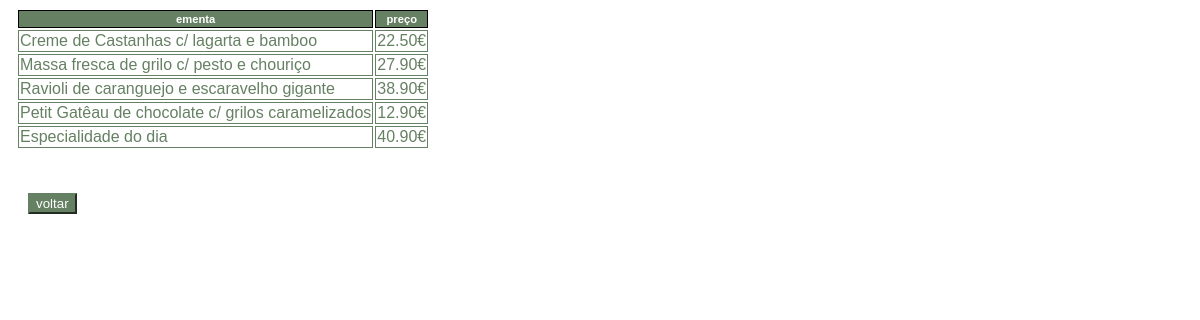
The app's page /php/menu_almoco.php with its own data.
### tables this page shows
CREATE TABLE `menu_almoco` (
  `ementa` text NOT NULL,
  `preço` varchar(6) NOT NULL,
  `id` int(11) NOT NULL
);

### php/menu_almoco.php (the view, shortened to what this page needs)
<html>
    <head>
    </head>
</html>
<?php
include("connect.php");
$sql = "SELECT * FROM menu_almoco";
$result = $conn->query($sql);
if ($result->num_rows > 0) {
  echo "<table><tr><th>ementa</th><th>preço</th></tr>";
  while($row = $result->fetch_assoc()) {
    echo "<tr><td>".$row["ementa"]."</td><td>".$row["preço"] . "</td></tr>";
  }
  echo "</table> <br> <button onclick=document.location='../admin2.html'>voltar</button>";
} else {
  echo "Sem resultados";
}
?>

### php/menu_almoco.php (style rules this page uses)
table { margin: 8px; }
th { font-family: Arial, Helvetica, sans-serif; font-size: .7em; background: #658062; color: #FFF; padding: 2px 6px; border-collapse: separate; border: 1px solid #000; }
td { font-family: Arial, Helvetica, sans-serif; font-size: 1em; border: 1px solid; color: #658062; }
button { color: white; background-color: #658062; border-color: #658062; margin-left: 20px; margin-right: 20px; margin-top: 17px; }

### records on screen
menu_almoco: ementa "Creme de Castanhas c/ lagarta e bamboo", preço "22.50€"
menu_almoco: ementa "Massa fresca de grilo c/ pesto e chouriço", preço "27.90€"
menu_almoco: ementa "Ravioli de caranguejo e escaravelho gigante", preço "38.90€"
menu_almoco: ementa "Petit Gatêau de chocolate c/ grilos caramelizados", preço "12.90€"
menu_almoco: ementa "Especialidade do dia", preço "40.90€"
